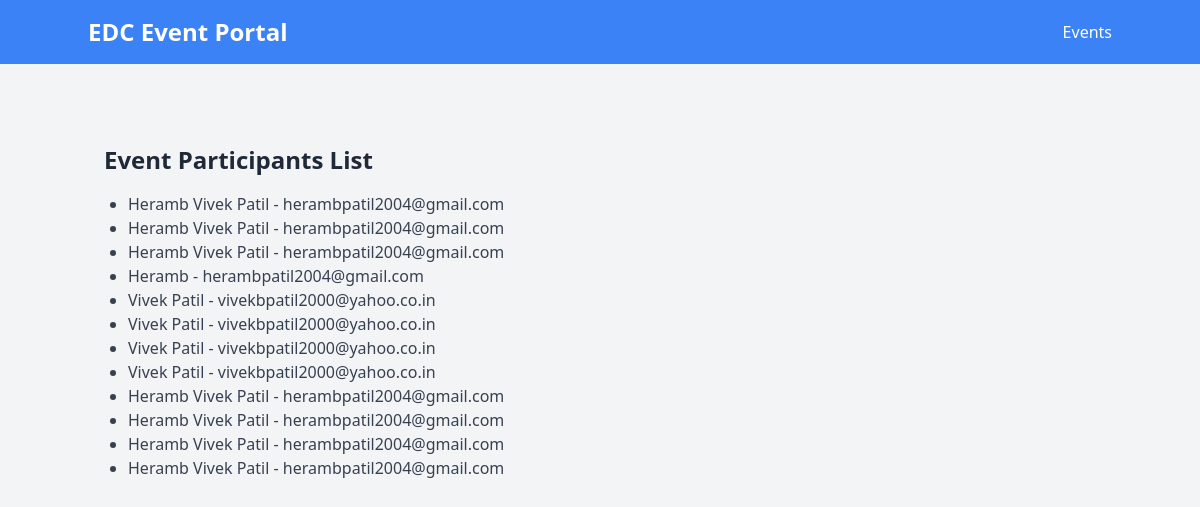
The app's page /event_participants/1/ (signed in), older data.
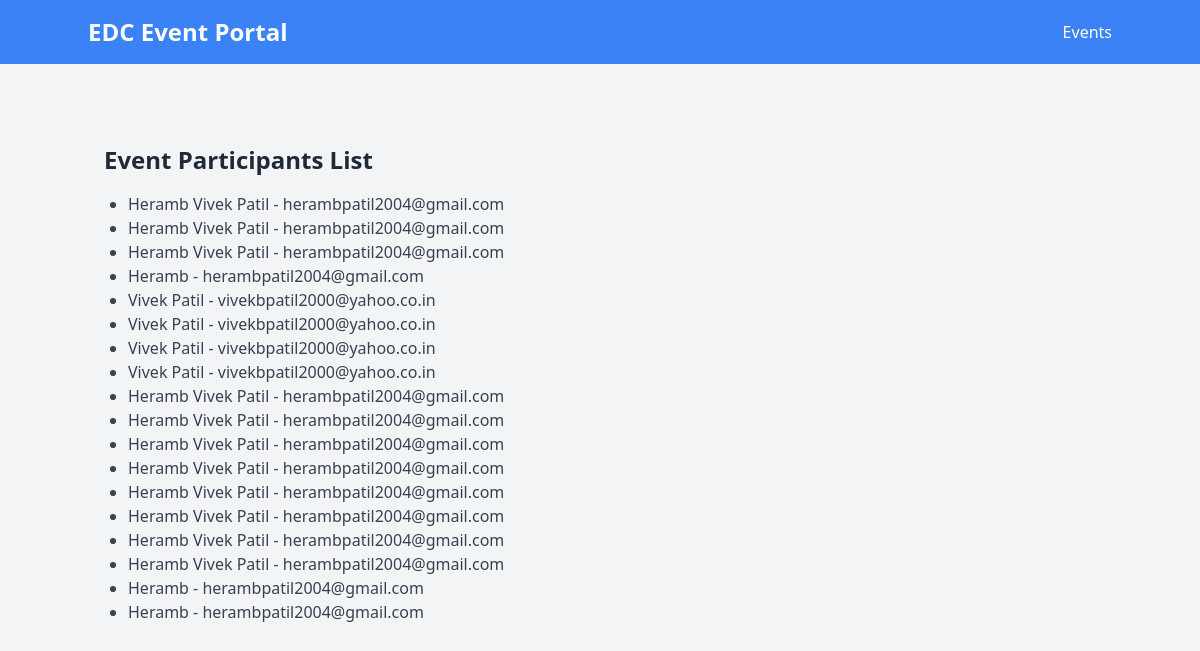
The same page, newer data.
### ticketingapp/models.py (models this page shows)
class Participant(models.Model):
    event = models.ForeignKey(Event, on_delete=models.CASCADE, related_name='event_participants')
    booking_date = models.DateTimeField(auto_now_add=True)
    name = models.CharField(max_length=100)
    email = models.EmailField()
    mobile_number = models.CharField(max_length=20)
    participant_class = models.CharField(max_length=50)
    branch = models.CharField(max_length=100)
    college = models.CharField(max_length=200)

### ticketingapp/views.py (the view)
# urls.py: path('event_participants/<int:event_id>/', views.event_participants_list, name='event_participants_list'),
@staff_member_required
def event_participants_list(request, event_id):
    participants = Participant.objects.filter(event=event_id)
    return render(request, 'event_participants_list.html', {'participants': participants})

### templates/event_participants_list.html
{% extends 'base.html' %}
{% block content %}
<div class="container mx-auto mt-8">
    <h2 class="text-2xl font-bold mb-4 text-gray-800">Event Participants List</h2>
    <ul class="list-disc ml-6">
        {% for participant in participants %}
        <li class="text-gray-700">{{ participant.name }} - {{ participant.email }}</li>
        {% endfor %}
    </ul>
</div>
{% endblock %}

### templates/base.html (shortened to what this page needs)
<!DOCTYPE html>
<html lang="en">
<head>
    <link href="https://cdn.jsdelivr.net/npm/tailwindcss@2.2.19/dist/tailwind.min.css" rel="stylesheet">
</head>
<body class="bg-gray-100">
<nav class="bg-blue-500 p-4">
    <div class="container mx-auto flex justify-between items-center">
        <a class="text-white text-2xl font-bold" href="{% url 'event_list' %}">EDC Event Portal</a>
        <div class="flex space-x-4">
            <ul class="flex space-x-4">
                <li class="nav-item">
                    <a class="text-white hover:text-blue-200" href="{% url 'event_list' %}">Events</a>
                </li>
            </ul>
        </div>
    </div>
</nav>
<div class="container mx-auto mt-8 p-4">
    {% block content %}
    {% endblock %}
</div>
</body>
</html>

Row changes from the older to the newer data that the page shows:
added Participant: name "Heramb Vivek Patil", email "herambpatil2004@gmail.com"
added Participant: name "Heramb Vivek Patil", email "herambpatil2004@gmail.com"
added Participant: name "Heramb Vivek Patil", email "herambpatil2004@gmail.com"
added Participant: name "Heramb Vivek Patil", email "herambpatil2004@gmail.com"
added Participant: name "Heramb", email "herambpatil2004@gmail.com"
added Participant: name "Heramb", email "herambpatil2004@gmail.com"
